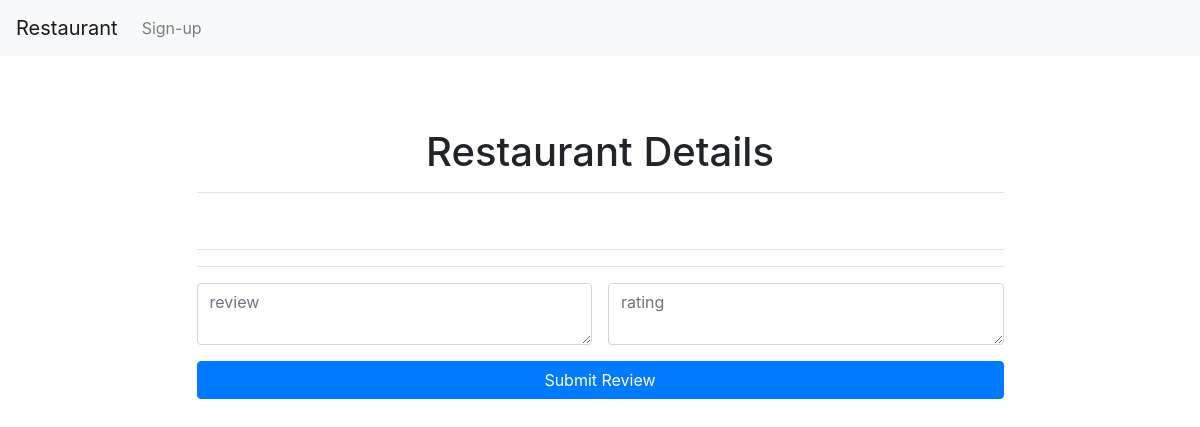
The app's page /restaurant/2, older data.
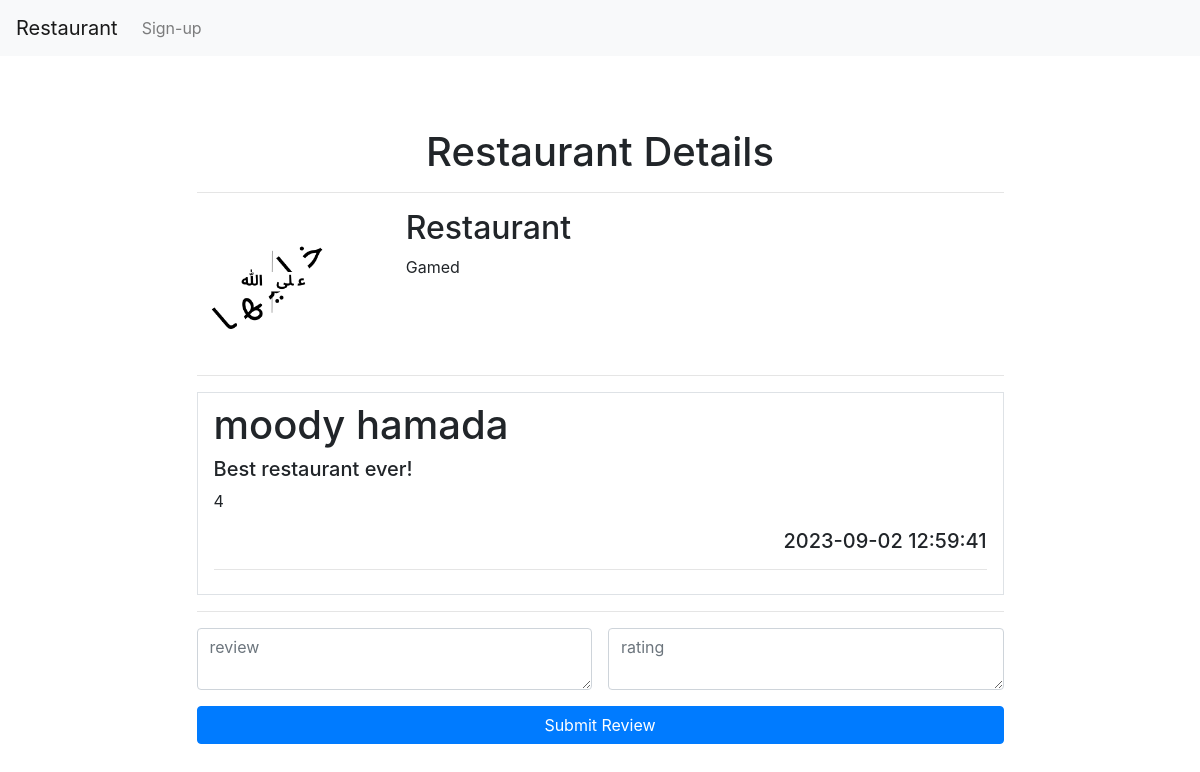
The same page, newer data.
### tables this page shows
CREATE TABLE restaurants (
            id INTEGER PRIMARY KEY AUTOINCREMENT,
            title TEXT NOT NULL UNIQUE,
            description TEXT,
            image_url TEXT
           
        );

CREATE TABLE reviews (
            id INTEGER PRIMARY KEY AUTOINCREMENT,
            user_id INTEGER NOT NULL,
            restaurant_id INTEGER NOT NULL,
            rating INTEGER NOT NULL,
            review TEXT NOT NULL,
            timestamp TIMESTAMP DEFAULT CURRENT_TIMESTAMP,
            FOREIGN KEY (user_id) REFERENCES users (id),
            FOREIGN KEY (restaurant_id) REFERENCES restaurants (id)
           
        );

CREATE TABLE users (
			id INTEGER PRIMARY KEY AUTOINCREMENT,
            first_name TEXT NOT NULL,
            last_name TEXT NOT NULL,
            email TEXT NOT NULL UNIQUE,
			username TEXT NOT NULL UNIQUE,
			password TEXT NOT NULL
		);

### app.py (the view)
@app.route('/restaurant/<restaurant_id>',methods=['GET','POST'])
def getrestaurant(restaurant_id):
    if request.method == 'POST':
        review = request.form['review']
        rating = request.form['rating']
        user_id = session['user_id']
        db.add_review(connection, user_id, restaurant_id, rating, review)
        return redirect(url_for("getrestaurant", restaurant_id=restaurant_id))
    else:
        return render_template('view-restaurant.html', restaurant=db.get_restaurant(connection, restaurant_id), reviews = db.get_reviews_for_restaurant(connection, restaurant_id))

### db.py (called while the page is built)
def get_restaurant(connection, restaurant_id):
    cursor = connection.cursor()
    query = '''SELECT * FROM restaurants WHERE id = ?'''
    cursor.execute(query, (restaurant_id,))
    return cursor.fetchone()

def get_reviews_for_restaurant(connection, restaurant_id):
    cursor = connection.cursor()
    query = '''
        SELECT  users.first_name, users.last_name, reviews.review, reviews.rating, reviews.timestamp
        FROM reviews
        JOIN users ON reviews.user_id = users.id
        WHERE reviews.restaurant_id = ?
    '''
    cursor.execute(query, (restaurant_id,))
    return cursor.fetchall()

### templates/view-restaurant.html (shortened to what this page needs)
<!DOCTYPE html>
<html lang="en">
<head>
    <link rel="stylesheet" href="https://maxcdn.bootstrapcdn.com/bootstrap/4.5.2/css/bootstrap.min.css">
</head>
<body>
    <nav class="navbar navbar-expand-lg navbar-light bg-light">
        <a class="navbar-brand" href="#">Restaurant</a>
        <div class="collapse navbar-collapse" id="navbarScroll">
          <ul class="navbar-nav mr-auto my-2 my-lg-0 navbar-nav-scroll" style="max-height: 100px;">
            {% if 'username' not in session %}
            <li class="nav-item">
              <a class="nav-link" href="/signup">Sign-up</a>
            </li>
            {% endif %}
          </ul>
        </div>
      </nav>
    <div class="container">
        <div class="row justify-content-center">
            <div class="col-md-9 col-lg-9 form-container p-4 mt-5 me-1">
                <div class="row mb-3">
                    <div class="col-12 text-center">
                        <h1>Restaurant Details</h1>
                        <hr/>
                    </div>
                    <div class="col-3">
                        <img src="{{url_for('static', filename=restaurant[3])}}" alt="" width="150" class="img-fluid" />
                    </div>
                    <div class="col">
                        <h2>{{restaurant[1]}}</h2>
                        <p>{{restaurant[2]}}</p>
                    </div>
                </div>
                <hr />
                <div>
                    {% for review in reviews %}
                    <div class="col-md-12 col-lg-12 py-2 px-3 mt-1 border border-3">
                        <h1>{{review[0]}} {{review[1]}}</h1>
                        <h5>{{review[2]}}</h5>
                        <p>{{review[3]}}</p>
                        <div class="text-right">
                            <h5>{{review[4]}}</h5>
                        </div>
                        <hr/>
                    </div>
                    {% endfor %}
                </div>
                <hr />
                <form class="login-form" method="post"
                    action="{{ url_for('getrestaurant', restaurant_id=restaurant[0]) }}">
                    <div class="d-flex flex-column">
                        <div class="mb-3 d-inline-flex">
                            <textarea class="form-control mr-2" placeholder="review" required name="review"></textarea>
                            <textarea type="number" class="form-control ml-2" placeholder="rating" required name="rating"></textarea>
                        </div>
                        <button type="submit" class="btn btn-primary">Submit Review</button>
                    </div>
                </form>
            </div>
        </div>
    </div>
</body>
</html>

Row changes from the older to the newer data that the page shows:
added restaurants: image_url (picture), title "Restaurant", description "Gamed"
added reviews: first_name "moody", last_name "hamada", review "Best restaurant ever!", rating "4", timestamp "2023-09-02 12:59:41"
